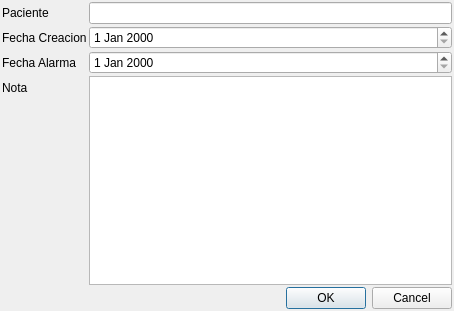
<?xml version="1.0" encoding="UTF-8"?>
<ui version="4.0">
 <class>DlgSetAlarma</class>
 <widget class="QDialog" name="DlgSetAlarma">
  <property name="geometry">
   <rect>
    <x>0</x>
    <y>0</y>
    <width>454</width>
    <height>311</height>
   </rect>
  </property>
  <property name="windowTitle">
   <string>Dialog</string>
  </property>
  <layout class="QVBoxLayout" name="verticalLayout">
   <property name="spacing">
    <number>2</number>
   </property>
   <property name="leftMargin">
    <number>2</number>
   </property>
   <property name="topMargin">
    <number>2</number>
   </property>
   <property name="rightMargin">
    <number>2</number>
   </property>
   <property name="bottomMargin">
    <number>2</number>
   </property>
   <item>
    <layout class="QFormLayout" name="formLayout">
     <property name="horizontalSpacing">
      <number>2</number>
     </property>
     <property name="verticalSpacing">
      <number>2</number>
     </property>
     <item row="0" column="0">
      <widget class="QLabel" name="label_2">
       <property name="text">
        <string>Paciente</string>
       </property>
      </widget>
     </item>
     <item row="0" column="1">
      <widget class="QLineEdit" name="txtPaciente"/>
     </item>
     <item row="1" column="0">
      <widget class="QLabel" name="label">
       <property name="text">
        <string>Fecha Creacion</string>
       </property>
      </widget>
     </item>
     <item row="1" column="1">
      <widget class="QDateEdit" name="dateFechaCreacion"/>
     </item>
     <item row="2" column="0">
      <widget class="QLabel" name="label_3">
       <property name="text">
        <string>Fecha Alarma</string>
       </property>
      </widget>
     </item>
     <item row="2" column="1">
      <widget class="QDateEdit" name="dateFechaAlarma"/>
     </item>
     <item row="3" column="0">
      <widget class="QLabel" name="label_4">
       <property name="text">
        <string>Nota</string>
       </property>
      </widget>
     </item>
     <item row="3" column="1">
      <widget class="QPlainTextEdit" name="txtNota"/>
     </item>
    </layout>
   </item>
   <item>
    <widget class="QDialogButtonBox" name="buttonBox">
     <property name="orientation">
      <enum>Qt::Horizontal</enum>
     </property>
     <property name="standardButtons">
      <set>QDialogButtonBox::Cancel|QDialogButtonBox::Ok</set>
     </property>
    </widget>
   </item>
  </layout>
 </widget>
 <resources/>
 <connections>
  <connection>
   <sender>buttonBox</sender>
   <signal>accepted()</signal>
   <receiver>DlgSetAlarma</receiver>
   <slot>accept()</slot>
   <hints>
    <hint type="sourcelabel">
     <x>248</x>
     <y>254</y>
    </hint>
    <hint type="destinationlabel">
     <x>157</x>
     <y>274</y>
    </hint>
   </hints>
  </connection>
  <connection>
   <sender>buttonBox</sender>
   <signal>rejected()</signal>
   <receiver>DlgSetAlarma</receiver>
   <slot>reject()</slot>
   <hints>
    <hint type="sourcelabel">
     <x>316</x>
     <y>260</y>
    </hint>
    <hint type="destinationlabel">
     <x>286</x>
     <y>274</y>
    </hint>
   </hints>
  </connection>
 </connections>
</ui>
